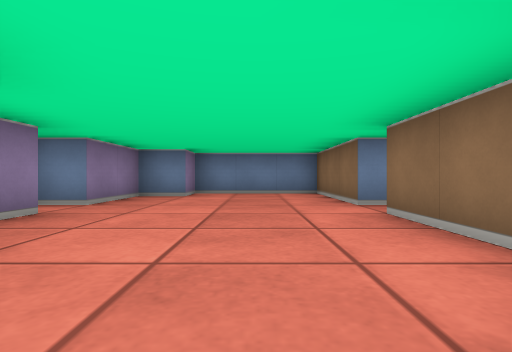
[1] (above)

20 first-person views from a walk through a cub3D ray-caster map. The camera is about half as high as the walls, looks level and sees 80° across. The floor is counted in squares. Each view is taken from the middle of a square. On the plan, view 1 faces up. The plan holds only what a view shows up to about 9 squares ahead; the rest is blank.

[2]
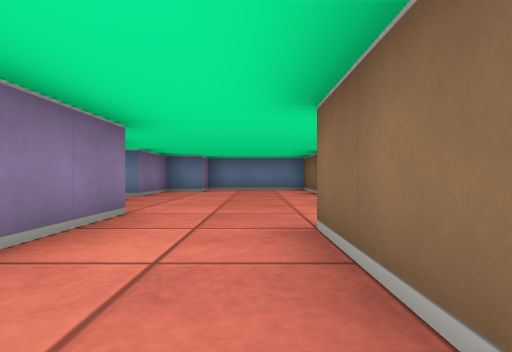

[3]
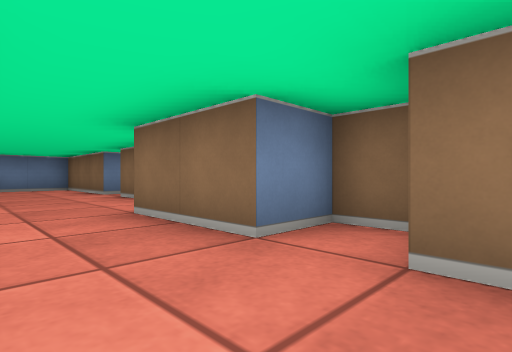

[4]
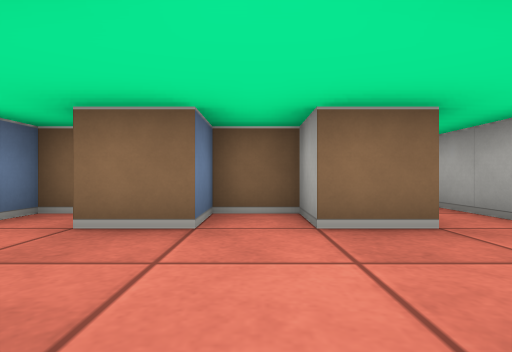

[5]
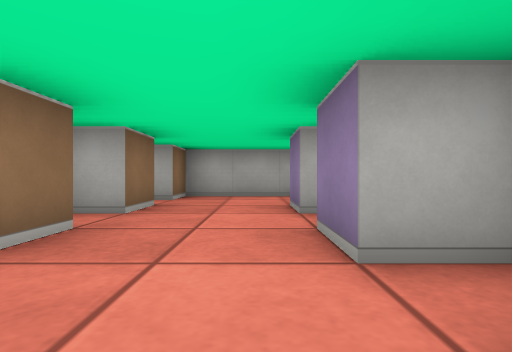

[6]
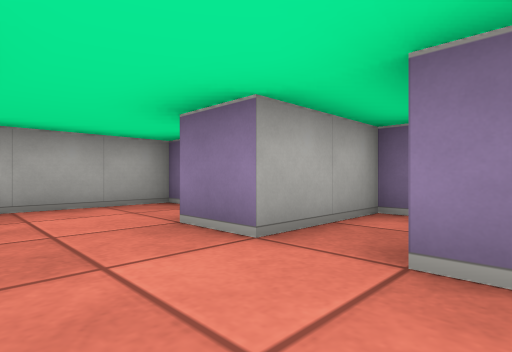

[7]
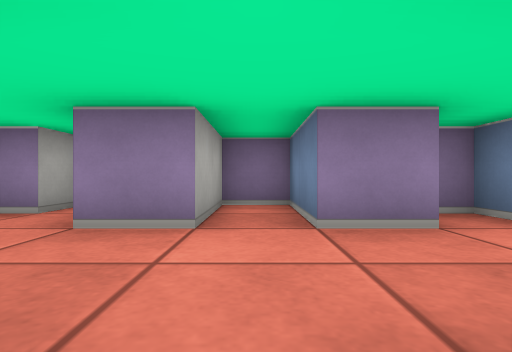

[8]
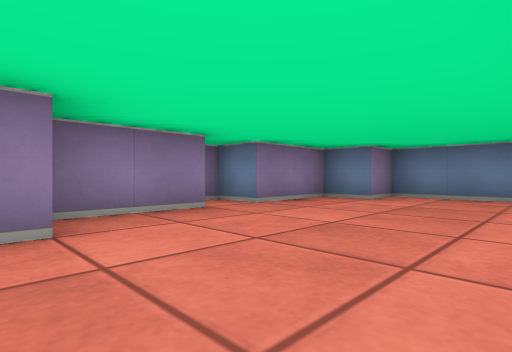

[9]
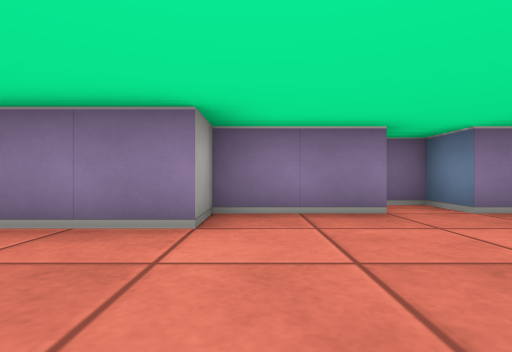

[10]
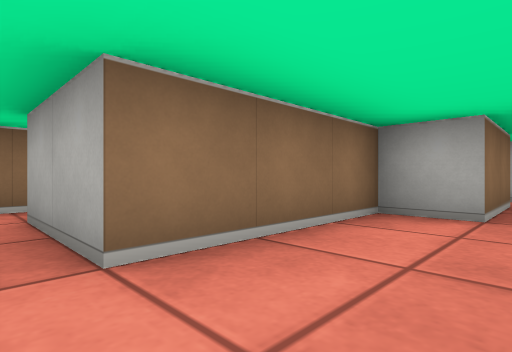

[11]
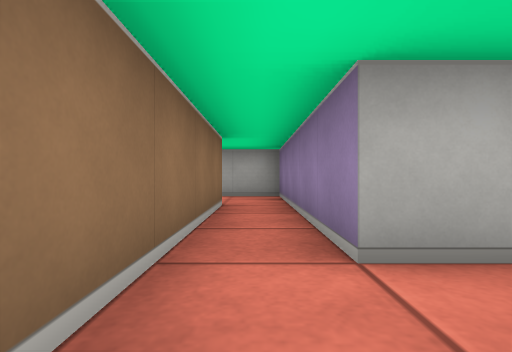

[12]
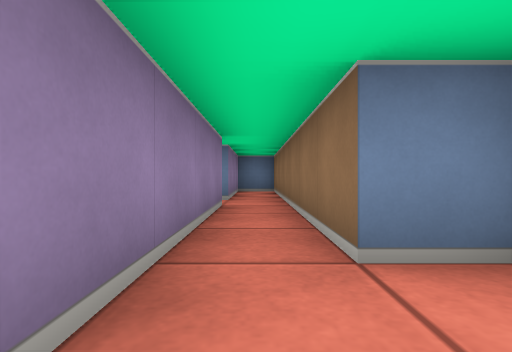

[13]
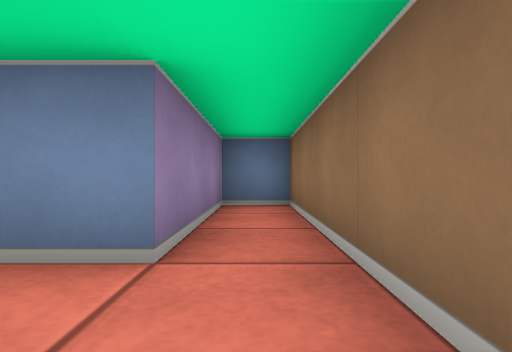

[14]
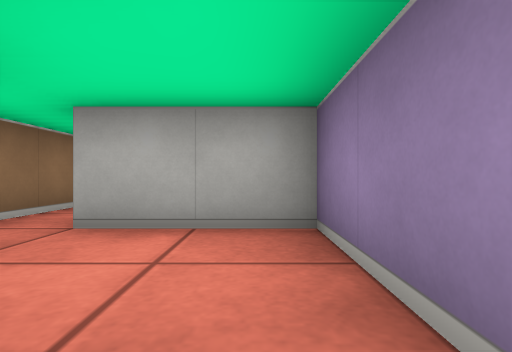

[15]
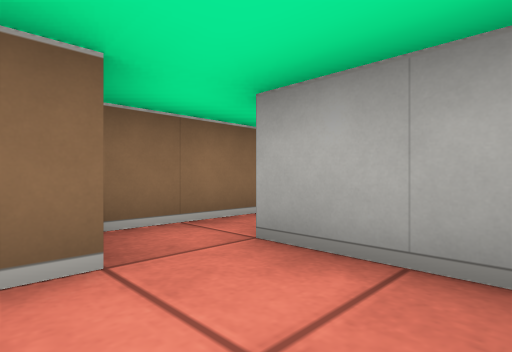

[16]
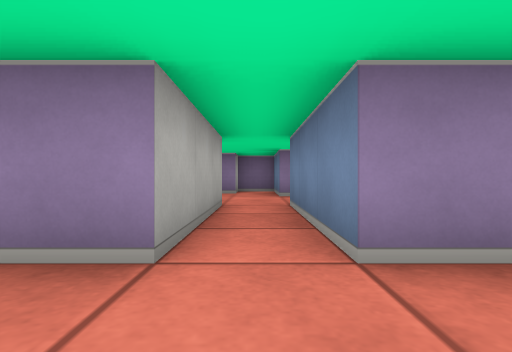

[17]
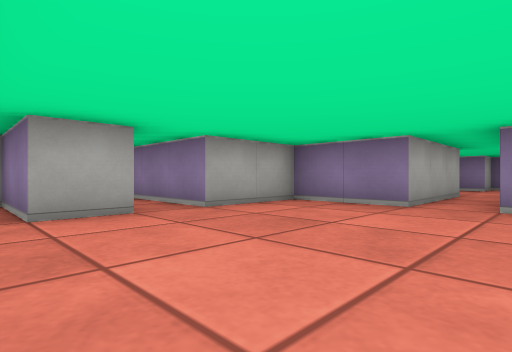

[18]
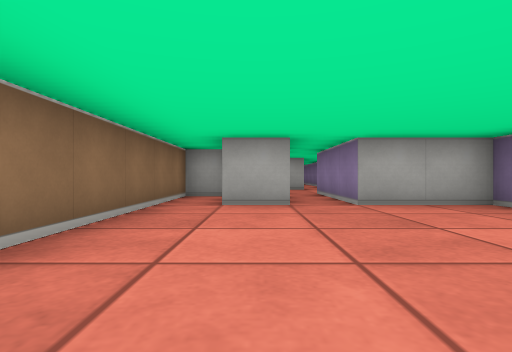

[19]
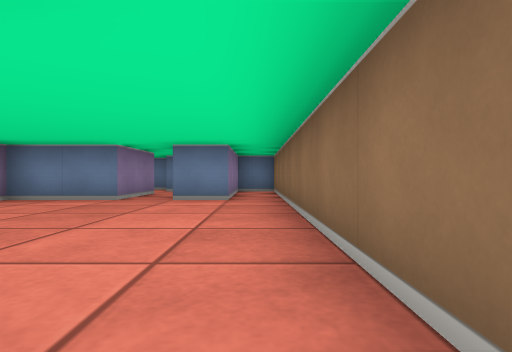

[20]
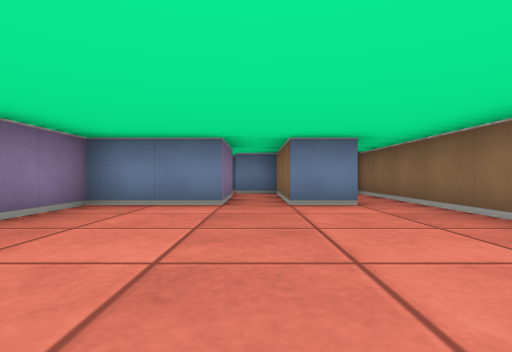

### Floor plan
Ten units are one square. View 1 is at (0, 0); x grows to the right and y downward. Boxes are objects, and circles mark ways between rooms. Rooms are numbered by the first view taken in them; rooms with no view inside come last. Other rooms are left out.
<svg viewBox="-40 -80 130 200">
<path fill="none" stroke="#000" d="M15 -45 15 -75 -15 -75 -15 -65 -25 -65 -25 -45 -35 -45 -35 -39M-25 -35 -25 -15 -15 -15 -15 2M-19 15 -25 15 -25 20M15 22 15 15 5 15 5 -5 15 -5 15 -35M-24 25 -15 25M-15 25 -15 35 -35 35 -35 45 -15 45 -15 55M5 55 5 45 15 45 15 35 5 35 5 25M15 -35 35 -35 35 15 45 15M55 -5 45 -5 45 -75 35 -75 35 -45 15 -45M55 35 35 35 35 55 5 55M65 85 75 85 75 105 85 105 85 5 75 5M75 9 75 35 65 35M5 65 35 65 35 85 55 85 55 115M-15 55 -35 55 -35 65 -25 65 -25 75 5 75 5 65M45 15 55 15 55 35M65 35 65 8M66 5 55 5"/>
<circle cx="-5" cy="30" r="3" fill="#2a7"/>
<circle cx="25" cy="-40" r="3" fill="#2a7"/>
<circle cx="-5" cy="50" r="3" fill="#2a7"/>
<circle cx="50" cy="10" r="3" fill="#2a7"/>
<circle cx="10" cy="60" r="3" fill="#2a7"/>
<circle cx="60" cy="25" r="3" fill="#2a7"/>
<text x="0" y="-30">1</text>
<text x="-10" y="40">2</text>
<text x="40" y="-30">3</text>
<text x="60" y="60">4</text>
<text x="-10" y="60">5</text>
<text x="60" y="20">6</text>
</svg>
Room 1 opens to room 2. Room 1 opens to room 3. Room 2 opens to room 5. Room 3 opens to room 6. Room 4 opens to room 5. Room 4 opens to room 6.

Where each view was taken, in squares from view 1:
view 1: 0 up, 0 right, facing up
view 2: 2 down, 0 right, facing up
view 3: 3 down, 1 left, facing up-right
view 4: 4 down, 2 left, facing right
view 5: 1 down, 1 left, facing down
view 6: 3 down, 0 right, facing down-left
view 7: 4 down, 1 right, facing left
view 8: 1 up, 1 right, facing up-left
view 9: 2 up, 1 right, facing left
view 10: 4 up, 0 right, facing down-right
view 11: 5 up, 4 right, facing down
view 12: 1 down, 4 right, facing up
view 13: 3 up, 4 right, facing up
view 14: 1 up, 4 right, facing down
view 15: 0 up, 4 right, facing down-right
view 16: 6 down, 5 right, facing left
view 17: 5 down, 8 right, facing down-left
view 18: 4 down, 7 right, facing down
view 19: 9 down, 8 right, facing up
view 20: 8 down, 6 right, facing up
